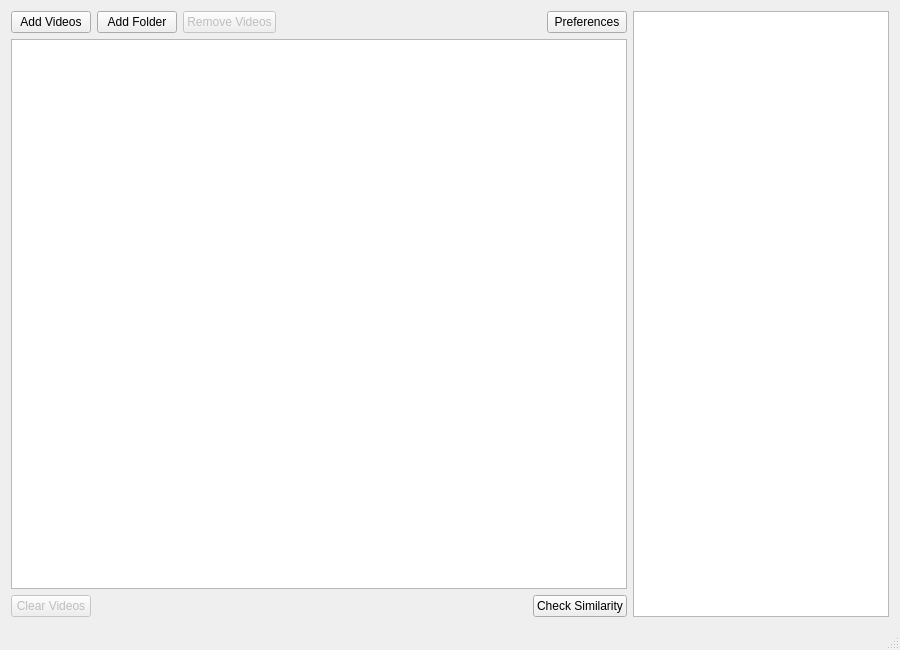
<?xml version="1.0" encoding="UTF-8"?>
<ui version="4.0">
 <class>MainWindow</class>
 <widget class="QMainWindow" name="MainWindow">
  <property name="windowModality">
   <enum>Qt::NonModal</enum>
  </property>
  <property name="geometry">
   <rect>
    <x>0</x>
    <y>0</y>
    <width>900</width>
    <height>650</height>
   </rect>
  </property>
  <property name="windowTitle">
   <string>SameDifference</string>
  </property>
  <widget class="QWidget" name="centralWidget">
   <layout class="QHBoxLayout" name="horizontalLayout">
    <item>
     <layout class="QVBoxLayout" name="verticalLayout">
      <item>
       <layout class="QHBoxLayout" name="horizontalLayout_2">
        <item>
         <widget class="QPushButton" name="addPushButton">
          <property name="text">
           <string>Add Videos</string>
          </property>
          <property name="icon">
           <iconset theme="list-add"/>
          </property>
         </widget>
        </item>
        <item>
         <widget class="QPushButton" name="addDirsPushButton">
          <property name="text">
           <string>Add Folder</string>
          </property>
          <property name="icon">
           <iconset theme="list-add"/>
          </property>
         </widget>
        </item>
        <item>
         <widget class="QPushButton" name="removePushButton">
          <property name="enabled">
           <bool>false</bool>
          </property>
          <property name="text">
           <string>Remove Videos</string>
          </property>
          <property name="icon">
           <iconset theme="list-remove"/>
          </property>
         </widget>
        </item>
        <item>
         <spacer name="horizontalSpacer_2">
          <property name="orientation">
           <enum>Qt::Horizontal</enum>
          </property>
          <property name="sizeHint" stdset="0">
           <size>
            <width>40</width>
            <height>20</height>
           </size>
          </property>
         </spacer>
        </item>
        <item>
         <widget class="QPushButton" name="preferencesPushButton">
          <property name="text">
           <string>Preferences</string>
          </property>
         </widget>
        </item>
       </layout>
      </item>
      <item>
       <widget class="QTableView" name="inputFilesTableView">
        <property name="showDropIndicator" stdset="0">
         <bool>true</bool>
        </property>
        <property name="alternatingRowColors">
         <bool>true</bool>
        </property>
        <property name="selectionBehavior">
         <enum>QAbstractItemView::SelectRows</enum>
        </property>
        <property name="horizontalScrollMode">
         <enum>QAbstractItemView::ScrollPerPixel</enum>
        </property>
        <property name="sortingEnabled">
         <bool>true</bool>
        </property>
        <property name="cornerButtonEnabled">
         <bool>true</bool>
        </property>
        <attribute name="horizontalHeaderCascadingSectionResizes">
         <bool>false</bool>
        </attribute>
        <attribute name="horizontalHeaderHighlightSections">
         <bool>false</bool>
        </attribute>
        <attribute name="horizontalHeaderShowSortIndicator" stdset="0">
         <bool>true</bool>
        </attribute>
        <attribute name="horizontalHeaderStretchLastSection">
         <bool>true</bool>
        </attribute>
        <attribute name="verticalHeaderVisible">
         <bool>false</bool>
        </attribute>
       </widget>
      </item>
      <item>
       <layout class="QHBoxLayout" name="horizontalLayout_3">
        <item>
         <widget class="QPushButton" name="clearPushButton">
          <property name="enabled">
           <bool>false</bool>
          </property>
          <property name="text">
           <string>Clear Videos</string>
          </property>
         </widget>
        </item>
        <item>
         <spacer name="horizontalSpacer">
          <property name="orientation">
           <enum>Qt::Horizontal</enum>
          </property>
          <property name="sizeHint" stdset="0">
           <size>
            <width>40</width>
            <height>20</height>
           </size>
          </property>
         </spacer>
        </item>
        <item>
         <widget class="QPushButton" name="pushButton_2">
          <property name="text">
           <string>Check Similarity</string>
          </property>
         </widget>
        </item>
       </layout>
      </item>
     </layout>
    </item>
    <item>
     <widget class="QListView" name="listView">
      <property name="sizePolicy">
       <sizepolicy hsizetype="Minimum" vsizetype="Expanding">
        <horstretch>0</horstretch>
        <verstretch>0</verstretch>
       </sizepolicy>
      </property>
     </widget>
    </item>
   </layout>
  </widget>
  <widget class="QStatusBar" name="statusBar"/>
 </widget>
 <layoutdefault spacing="6" margin="11"/>
 <resources/>
 <connections>
  <connection>
   <sender>addPushButton</sender>
   <signal>clicked()</signal>
   <receiver>MainWindow</receiver>
   <slot>addVideoFiles()</slot>
   <hints>
    <hint type="sourcelabel">
     <x>63</x>
     <y>24</y>
    </hint>
    <hint type="destinationlabel">
     <x>530</x>
     <y>0</y>
    </hint>
   </hints>
  </connection>
  <connection>
   <sender>removePushButton</sender>
   <signal>clicked()</signal>
   <receiver>MainWindow</receiver>
   <slot>removeVideoFiles()</slot>
   <hints>
    <hint type="sourcelabel">
     <x>318</x>
     <y>29</y>
    </hint>
    <hint type="destinationlabel">
     <x>695</x>
     <y>75</y>
    </hint>
   </hints>
  </connection>
  <connection>
   <sender>clearPushButton</sender>
   <signal>clicked()</signal>
   <receiver>MainWindow</receiver>
   <slot>clearVideoFiles()</slot>
   <hints>
    <hint type="sourcelabel">
     <x>65</x>
     <y>597</y>
    </hint>
    <hint type="destinationlabel">
     <x>695</x>
     <y>116</y>
    </hint>
   </hints>
  </connection>
  <connection>
   <sender>addDirsPushButton</sender>
   <signal>clicked()</signal>
   <receiver>MainWindow</receiver>
   <slot>addVideoDir()</slot>
   <hints>
    <hint type="sourcelabel">
     <x>216</x>
     <y>28</y>
    </hint>
    <hint type="destinationlabel">
     <x>897</x>
     <y>44</y>
    </hint>
   </hints>
  </connection>
  <connection>
   <sender>preferencesPushButton</sender>
   <signal>clicked()</signal>
   <receiver>MainWindow</receiver>
   <slot>showPreferences()</slot>
   <hints>
    <hint type="sourcelabel">
     <x>611</x>
     <y>30</y>
    </hint>
    <hint type="destinationlabel">
     <x>895</x>
     <y>93</y>
    </hint>
   </hints>
  </connection>
  <connection>
   <sender>pushButton_2</sender>
   <signal>clicked()</signal>
   <receiver>MainWindow</receiver>
   <slot>checkSimilarity()</slot>
   <hints>
    <hint type="sourcelabel">
     <x>524</x>
     <y>594</y>
    </hint>
    <hint type="destinationlabel">
     <x>902</x>
     <y>550</y>
    </hint>
   </hints>
  </connection>
 </connections>
 <slots>
  <slot>removeVideoFiles()</slot>
  <slot>addVideoFiles()</slot>
  <slot>manualVideoPathChanged(QString)</slot>
  <slot>clearVideoFiles()</slot>
  <slot>addVideoDir()</slot>
  <slot>showPreferences()</slot>
  <slot>checkSimilarity()</slot>
 </slots>
</ui>
